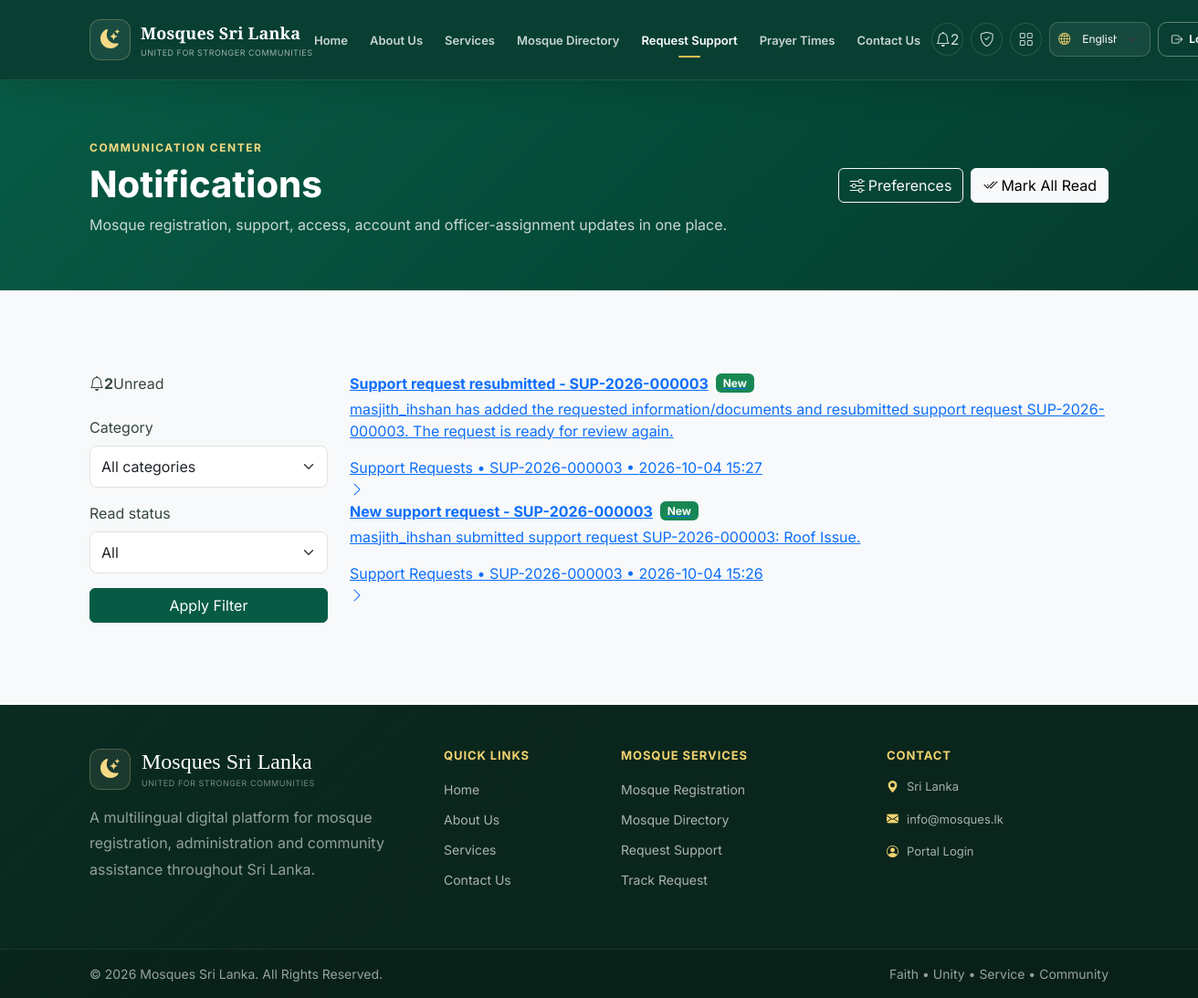
Page /en/support/notifications/ (signed in) on the earlier database version.
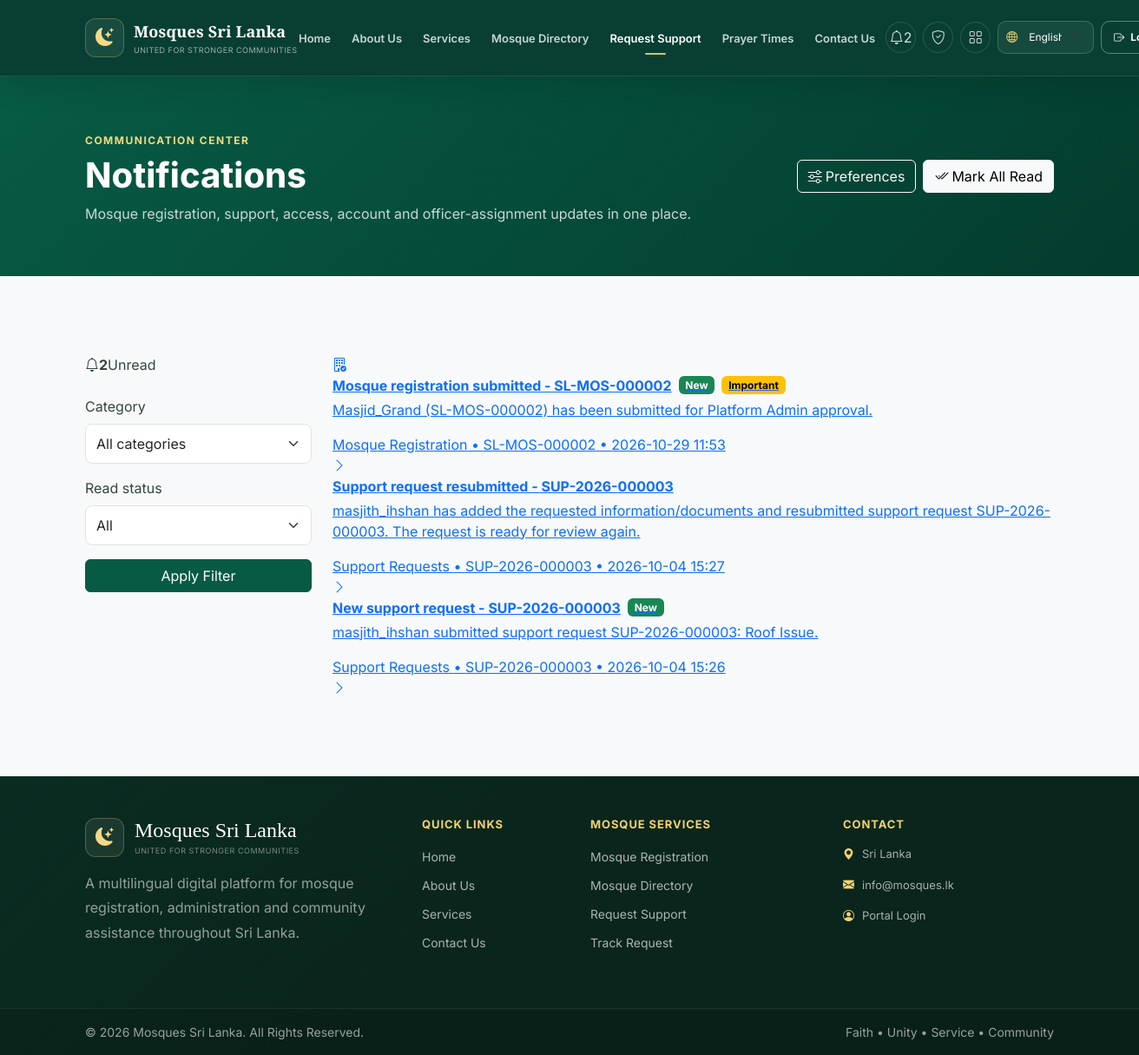
Same page on the later database version.
### support_requests/models.py (models this page shows, shortened)
class SupportNotification(models.Model):
    user = models.ForeignKey(
        settings.AUTH_USER_MODEL,
        on_delete=models.CASCADE,
        related_name="support_notifications",
    )
    support_request = models.ForeignKey(
        MosqueSupportRequest,
        on_delete=models.SET_NULL,
        related_name="notifications",
        null=True,
        blank=True,
    )
    mosque = models.ForeignKey(
        Mosque,
        on_delete=models.SET_NULL,
        related_name="platform_notifications",
        null=True,
        blank=True,
    )
    actor = models.ForeignKey(
        settings.AUTH_USER_MODEL,
        on_delete=models.SET_NULL,
        related_name="generated_platform_notifications",
        null=True,
        blank=True,
    )
    notification_type = models.CharField(
        max_length=50,
        choices=SupportNotificationType.choices,
        db_index=True,
    )
    category = models.CharField(
        max_length=20,
        choices=NotificationCategory.choices,
        default=NotificationCategory.SUPPORT,
        db_index=True,
    )
    priority = models.CharField(
        max_length=10,
        choices=NotificationPriority.choices,
        default=NotificationPriority.NORMAL,
        db_index=True,
    )
    title = models.CharField(max_length=220)
    message = models.TextField()
    action_url = models.CharField(max_length=500, blank=True)
    source_label = models.CharField(max_length=160, blank=True)
    language_code = models.CharField(max_length=10, default="en")
    dashboard_visible = models.BooleanField(default=True, db_index=True)
    is_read = models.BooleanField(default=False, db_index=True)
    read_at = models.DateTimeField(null=True, blank=True)
    created_at = models.DateTimeField(auto_now_add=True)
    class Meta:
        ordering = ["-created_at"]
        indexes = [
            models.Index(
                fields=["user", "is_read", "created_at"],
                name="support_notif_user_read_idx",
            ),
            models.Index(
                fields=["user", "category", "created_at"],
                name="platform_notif_category_idx",
            ),
        ]
        verbose_name = _("platform notification")
        verbose_name_plural = _("platform notifications")
    @property
    def reference_label(self):
        if self.source_label:
            return self.source_label
        if self.support_request_id:
            return self.support_request.request_no
        if self.mosque_id:
            return self.mosque.mosque_id
        return ""

class MosqueSupportRequest(models.Model):
    request_no = models.CharField(
        max_length=30,
        unique=True,
        null=True,
        blank=True,
        editable=False,
        db_index=True,
    )
    mosque = models.ForeignKey(
        Mosque,
        on_delete=models.PROTECT,
        related_name="support_requests",
    )
    category = models.CharField(
        max_length=30,
        choices=SupportCategory.choices,
        db_index=True,
    )
    priority = models.CharField(
        max_length=15,
        choices=SupportPriority.choices,
        default=SupportPriority.NORMAL,
        db_index=True,
    )
    title = models.CharField(max_length=220)
    issue_description = models.TextField(
        verbose_name=_("Describe the issue / current situation"),
    )
    requested_support = models.TextField(
        verbose_name=_("Support requested"),
    )
    requested_amount = models.DecimalField(
        max_digits=14,
        decimal_places=2,
        null=True,
        blank=True,
        verbose_name=_("Requested amount (LKR)"),
    )
    contact_person = models.CharField(max_length=180)
    contact_phone = models.CharField(max_length=30)
    status = models.CharField(
        max_length=25,
        choices=SupportRequestStatus.choices,
        default=SupportRequestStatus.DRAFT,
        db_index=True,
    )
    created_by = models.ForeignKey(
        settings.AUTH_USER_MODEL,
        on_delete=models.PROTECT,
        related_name="created_support_requests",
    )
    assigned_to = models.ForeignKey(
        settings.AUTH_USER_MODEL,
        on_delete=models.SET_NULL,
        related_name="assigned_support_requests",
        null=True,
        blank=True,
    )
    reviewed_by = models.ForeignKey(
        settings.AUTH_USER_MODEL,
        on_delete=models.SET_NULL,
        related_name="reviewed_support_requests",
        null=True,
        blank=True,
    )
    approved_amount = models.DecimalField(
        max_digits=14,
        decimal_places=2,
        null=True,
        blank=True,
        verbose_name=_("Approved amount (LKR)"),
    )
    latest_admin_note = models.TextField(blank=True)
    submitted_at = models.DateTimeField(null=True, blank=True)
    reviewed_at = models.DateTimeField(null=True, blank=True)
    completed_at = models.DateTimeField(null=True, blank=True)
    created_at = models.DateTimeField(auto_now_add=True)
    updated_at = models.DateTimeField(auto_now=True)
    class Meta:
        ordering = ["-created_at"]
        indexes = [
            models.Index(fields=["status", "priority"], name="support_status_priority_idx"),
            models.Index(fields=["mosque", "status"], name="support_mosque_status_idx"),
            models.Index(fields=["category"], name="support_category_idx"),
        ]
        verbose_name = _("mosque support request")
        verbose_name_plural = _("mosque support requests")

### support_requests/views.py (the view)
# urls.py: path("", views.notification_center, name="center"),
@login_required
def notification_center(request):
    notifications = SupportNotification.objects.filter(
        user=request.user,
        dashboard_visible=True,
    ).select_related(
        "support_request",
        "support_request__mosque",
        "mosque",
        "actor",
    ).prefetch_related("deliveries")
    category = request.GET.get("category", "").strip()
    state = request.GET.get("state", "").strip()
    if category in NotificationCategory.values:
        notifications = notifications.filter(category=category)
    if state == "unread":
        notifications = notifications.filter(is_read=False)
    elif state == "read":
        notifications = notifications.filter(is_read=True)
    return render(
        request,
        "support_requests/notification_center.html",
        {
            "notifications": notifications[:200],
            "category_choices": NotificationCategory.choices,
            "selected_category": category,
            "selected_state": state,
            "unread_count": SupportNotification.objects.filter(
                user=request.user,
                dashboard_visible=True,
                is_read=False,
            ).count(),
        },
    )

### support_requests/templates/support_requests/notification_center.html (shortened to what this page needs)
{% extends "ui_system/base.html" %}
{% load i18n %}
{% block content %}
<section class="dashboard-hero notification-hero">
    <div class="container">
        <div class="d-flex flex-column flex-lg-row justify-content-between align-items-lg-center gap-3">
            <div>
                <span class="dashboard-kicker">{% trans "Communication Center" %}</span>
                <h1>{% trans "Notifications" %}</h1>
                <p>{% trans "Mosque registration, support, access, account and officer-assignment updates in one place." %}</p>
            </div>
            <div class="d-flex flex-wrap gap-2">
                <a href="{% url 'notifications:preferences' %}" class="btn btn-outline-light"><i class="bi bi-sliders me-1"></i>{% trans "Preferences" %}</a>
                <form method="post" action="{% url 'notifications:mark_all_read' %}">
                    <button class="btn btn-light" type="submit"><i class="bi bi-check2-all me-1"></i>{% trans "Mark All Read" %}</button>
                </form>
            </div>
        </div>
    </div>
</section>
<section class="section-padding bg-light">
    <div class="container">
        <div class="row g-4">
            <div class="col-xl-3">
                <div class="notification-filter-card">
                    <div class="notification-count-circle"><i class="bi bi-bell"></i><strong>{{ unread_count }}</strong><span>{% trans "Unread" %}</span></div>
                    <form method="get" class="mt-4">
                        <div class="mb-3">
                            <label class="form-label">{% trans "Category" %}</label>
                            <select class="form-select" name="category">
                                <option value="">{% trans "All categories" %}</option>
                            </select>
                        </div>
                        <div class="mb-3">
                            <label class="form-label">{% trans "Read status" %}</label>
                            <select class="form-select" name="state">
                                <option value="">{% trans "All" %}</option>
                            </select>
                        </div>
                        <button class="btn btn-primary-custom w-100" type="submit">{% trans "Apply Filter" %}</button>
                    </form>
                </div>
            </div>
            <div class="col-xl-9">
                <div class="notification-list-card">
                    {% for notification in notifications %}
                        <a href="{% url 'notifications:open' notification.pk %}" class="platform-notification-item {% if not notification.is_read %}is-unread{% endif %}">
                            <div class="notification-type-icon notification-category-{{ notification.category|lower }}">
                                {% if notification.category == 'MOSQUE' %}<i class="bi bi-building-check"></i>
                                {% elif notification.category == 'SUPPORT' %}<i class="bi bi-hand-heart"></i>
                                {% elif notification.category == 'ACCESS' %}<i class="bi bi-person-check"></i>
                                {% elif notification.category == 'ASSIGNMENT' %}<i class="bi bi-geo-alt"></i>
                                {% elif notification.category == 'ACCOUNT' %}<i class="bi bi-person-gear"></i>
                                {% else %}<i class="bi bi-bell"></i>{% endif %}
                            </div>
                            <div class="notification-item-body">
                                <div class="d-flex flex-wrap align-items-center gap-2 mb-1">
                                    <strong>{{ notification.title }}</strong>
                                    {% if not notification.is_read %}<span class="badge text-bg-success">{% trans "New" %}</span>{% endif %}
                                    {% if notification.priority == 'HIGH' %}<span class="badge text-bg-warning">{% trans "Important" %}</span>{% endif %}
                                </div>
                                <p>{{ notification.message }}</p>
                                <div class="notification-meta">
                                    <span>{{ notification.get_category_display }}</span>
                                    {% if notification.reference_label %}<span>• {{ notification.reference_label }}</span>{% endif %}
                                    <span>• {{ notification.created_at|date:"Y-m-d H:i" }}</span>
                                </div>
                            </div>
                            <i class="bi bi-chevron-right notification-open-icon"></i>
                        </a>
                    {% empty %}
                        <div class="p-5 text-center text-muted">
                            <i class="bi bi-bell-slash display-6 d-block mb-3"></i>
                            {% trans "No notifications match the selected filters." %}
                        </div>
                    {% endfor %}
                </div>
            </div>
        </div>
    </div>
</section>
{% endblock %}

Differences in the rows shown:
added SupportNotification: title "Mosque registration submitted - SL-MOS-000002", message "Masjid_Grand (SL-MOS-000002) has been submitted for Platform Admin approval.", category "Mosque Registration", reference_label "SL-MOS-000002", created_at "2026-10-29 11:53"
changed SupportNotification "Support request resubmitted - SUP-2026-000003": is_read False → True (drawn); trans "New" → (not shown)
